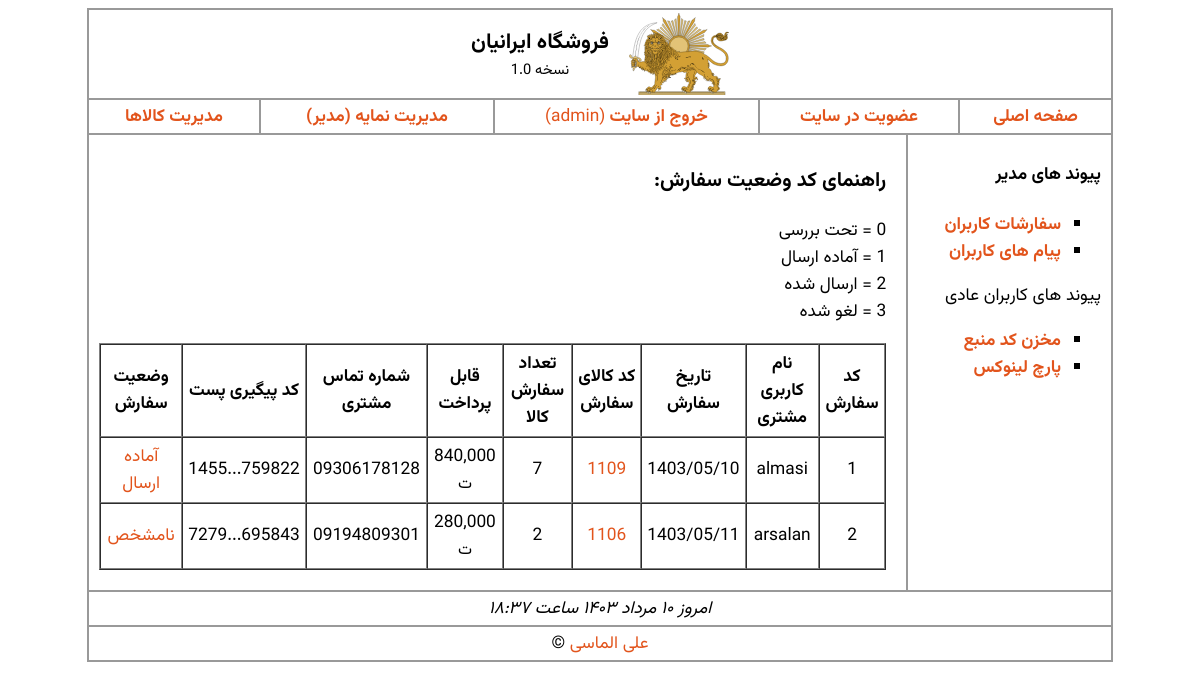
Page /admin_orders.php (signed in) on the earlier database version.
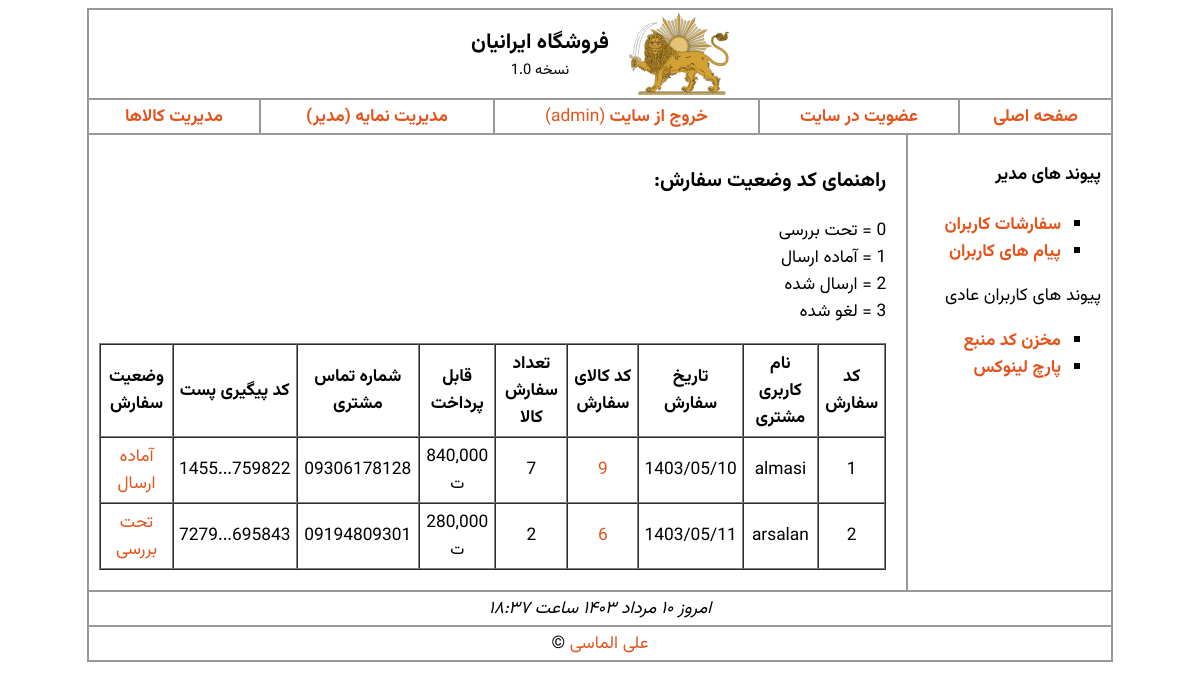
Same page on the later database version.
### tables this page shows
CREATE TABLE IF NOT EXISTS `orders` (
  `id` int(10) NOT NULL AUTO_INCREMENT COMMENT 'شماره سفارش',
  `username` varchar(30) NOT NULL COMMENT 'نام کاربری سفارش دهنده',
  `orderdate` varchar(20) NOT NULL COMMENT 'تاریخ سفارش',
  `pro_id` int(10) NOT NULL COMMENT 'کد کالا',
  `pro_qty` int(10) NOT NULL COMMENT 'تعداد سفارش',
  `pro_price` float NOT NULL COMMENT 'قیمت پایه کالا',
  `number` varchar(11) NOT NULL COMMENT 'شماره تماس',
  `address` varchar(400) NOT NULL COMMENT 'آدرس',
  `trackcode` varchar(24) NOT NULL COMMENT 'کد مرسوله پستی',
  `state` int(1) NOT NULL COMMENT 'وضعیت سفارش',
  PRIMARY KEY (`id`)
);

### admin_orders.php (the view, shortened to what this page needs)
<?php
include("includes/header.php");
?>
<?php
include("includes/db_link.php");
$query = "SELECT * FROM orders";
$request = mysqli_query($link, $query);
?>
<h3>راهنمای کد وضعیت سفارش:</h3>
<p>0 = تحت بررسی<br>1 = آماده ارسال<br>2 = ارسال شده<br>3 = لغو شده</p>
<table border="1px" cellpadding='5px' style="text-align:center;width:100%" cellspacing=0>
	<thead style="font-weight: 700">
		<tr>
			<td>کد سفارش</td>
			<td>نام کاربری مشتری</td>
			<td>تاریخ سفارش</td>
			<td>کد کالای سفارش</td>
			<td>تعداد سفارش کالا</td>
			<td>قابل پرداخت</td>
			<td>شماره تماس مشتری</td>
			<td>کد پیگیری پست</td>
			<td>وضعیت سفارش</td>
		</tr>
	</thead>
	<tbody>
		<?php
		while ($row = mysqli_fetch_array($request)) {
		?>
			<tr>
				<td><?= $row["id"] ?></td>
				<td><?= $row["username"] ?></td>
				<td><?= $row["orderdate"] ?></td>
				<td><a href="product.php?id=<?= $row["pro_id"] ?>" target="_blank">
						<?= $row["pro_id"] ?></a></td>
				<td><?= $row["pro_qty"] ?></td>
				<td title="قیمت پایه: <?= toman($row["pro_price"], true) ?>" style="cursor:help">
					<?= toman($row["pro_price"] * $row["pro_qty"]) ?>
					<span title="تومان" style="font-size:16px">ت</span>
				</td>
				<td><?= $row["number"] ?></td>
				<td dir='ltr' style="cursor:pointer" title='<?= $row["trackcode"] ?>' onclick="copy(`<?= $row['trackcode'] ?>`)">
					<?= mb_substr($row["trackcode"], 0, 4) . "..." . mb_substr($row["trackcode"], -6) ?></td>
				<td title="مدیریت سفارش"><a href="admin_order_edit.php?id=<?= $row["id"] ?>">
						<?php switch ($row["state"]) {
							case 0:
								echo "تحت بررسی";
								break;
							case 1:
								echo "آماده ارسال";
								break;
							default:
								echo "نامشخص";
						} ?></a></td>
			</tr>
		<?php
		}
		?>
</table>
<?php
include("./includes/footer.php");

### includes/header.php (shortened to what this page needs)
<?php
function toman($number, $toman = false)
{
  return mb_substr(number_format($number, 2, "", ","), 0, -2) . ($toman ? " تومان" : "");
}
?>
<!DOCTYPE html>
<html lang="fa-IR">
<head>
  <link rel="stylesheet" href="./style/style.css" type="text/css">
  <link rel="stylesheet" href="./style/global.css" type="text/css">
</head>
<body>
  <div class="divTable">
    <div class="divTableRow">
      <div class="divTableCell" style="padding:0;">
        <header class="divTable">
          <div class="divTableRow">
            <div class="divTableCell" id="siteInfo" style="cursor: pointer" onClick="location.replace('index.php');">
              <img src="./images/shir.svg" alt="Logo" id="siteLogo" title="شیر و خورشید یکی از نماد های ایرانیان است.">
              <div id="siteInfo__text">
                <strong id="siteTitle">فروشگاه ایرانیان</strong>
                <span>نسخه 1.0</span>
              </div>
            </div>
          </div>
        </header>
        <nav class="divTable" style="text-align:center">
          <ul class="divTableRow">
            <li class="divTableCell"><a href="index.php">صفحه اصلی</a></li>
            <li class="divTableCell"><a href="register.php">عضویت در سایت</a></li>
            <?php
            if (isset($_SESSION["state_login"]) && $_SESSION["state_login"] === true) { ?>
              <li class="divTableCell"><a href="logout.php">خروج از سایت
                  <span style="font-weight:normal">
                    (<?= ($_SESSION["realname"]); ?>)
                  </span></a></li>
            <?php } else {
            ?>
              <li class="divTableCell"><a href="login.php">ورود به سایت</a></li>
            <?php } ?>
            <?php
            if (isset($_SESSION["state_login"]) && $_SESSION["state_login"] === true) {
              if ($_SESSION["u_type"] === "admin") {
            ?>
                <li class="divTableCell"><a href="edit_profile.php">مدیریت نمایه (مدیر)</a></li>
                <li class="divTableCell"><a href="admin_products.php">مدیریت کالاها</a></li>
              <?php
              }
              ?>
              <?php
            } else {
              ?>
              <li class="divTableCell"><a href='contact_us.php'>ارتباط با ما</a></li>
              <li class="divTableCell"><a href="about.html" target="_blank">درباره ما</a></li>
            <?php
            }
            ?>
          </ul>
        </nav>
        <section class="divTable">
          <section class="divTableRow">
            <aside class="divTableCell" style="width: 20%;vertical-align:top"><?php include('includes/aside.php') ?></aside>
            <section class="divTableCell" style="width: 80%;padding-right:20px;padding-bottom:20px;padding-top:10px">

### includes/aside.php
<?php
if (isset($_SESSION['state_login']) && $_SESSION['state_login'] && $_SESSION['u_type'] == "admin") {
    echo "<h4>پیوند های مدیر</h4>";
    echo "<ul style='list-style:square;font-weight:700'>";
    echo "<li><a href='admin_orders.php'>سفارشات کاربران</a></li>";
    echo "<li><a href='admin_messages.php'>پیام های کاربران</a></li>";
    echo "</ul>";
    echo "پیوند های کاربران عادی";
}
echo "<strong>";
echo "<ul style='list-style:square'>";
echo "<li><a href='http://github.com/alialmasi/iranianshop' target='_blank'>مخزن کد منبع</a></li>";
echo "<li><a href='https://parchlinux.com'>پارچ لینوکس</a></li>";
echo "</ul>";
echo "</strong>";

### includes/footer.php (shortened to what this page needs)
</section>
</section>
</section>
<footer class="divTable">
  <div class="divTableRow">
    <span class='divTableCell' id='DateTime'></span>
  </div>
  <section class="divTableRow">
    <article class="divTableCell" id="footer"><a href="http://al1almasi.ir" target="_blank" rel="noopener noreferrer">علی الماسی</a> &copy;</span></article>
  </section>
</footer>
</div>
</div>
</div>
</body>
</html>

### style/style.css (style rules this page uses)
.divTable { display: table; width: 1024px; font-size: 13pt; font-family: "Vazirmatn", Tahoma, Verdana, sans-serif; margin: 0 auto; direction: rtl; }
.divTableRow { display: table-row; }
.divTableCell { display: table-cell; border: 1px solid #999; padding: 3px 10px; }
nav { font-weight: bold; }
#siteInfo { display: flex; flex-direction: row; align-items: center; justify-content: center; gap: 20px; user-select: none; }
#siteInfo__text { display: flex; flex-direction: column; align-items: center; justify-content: center; }
#siteInfo__text span { font-size: 11pt; }
#siteTitle { font-size: 16pt; }
#siteLogo { max-width: 100px; height: auto; }
#DateTime { text-align: center; font-style: italic; }
#footer { text-align: center; }

### style/global.css (style rules this page uses)
body, input, textarea { font-family: "Vazirmatn", Tahoma, Verdana, sans-serif; }
a:link, a:visited { text-decoration: none; color: #e2541c; transition: color 0.1s, text-shadow 0.1s; }

Differences in the rows shown:
changed orders "almasi": pro "1109" → "9"
changed orders "arsalan": pro "1106" → "6"; state "نامشخص" → "تحت بررسی"
